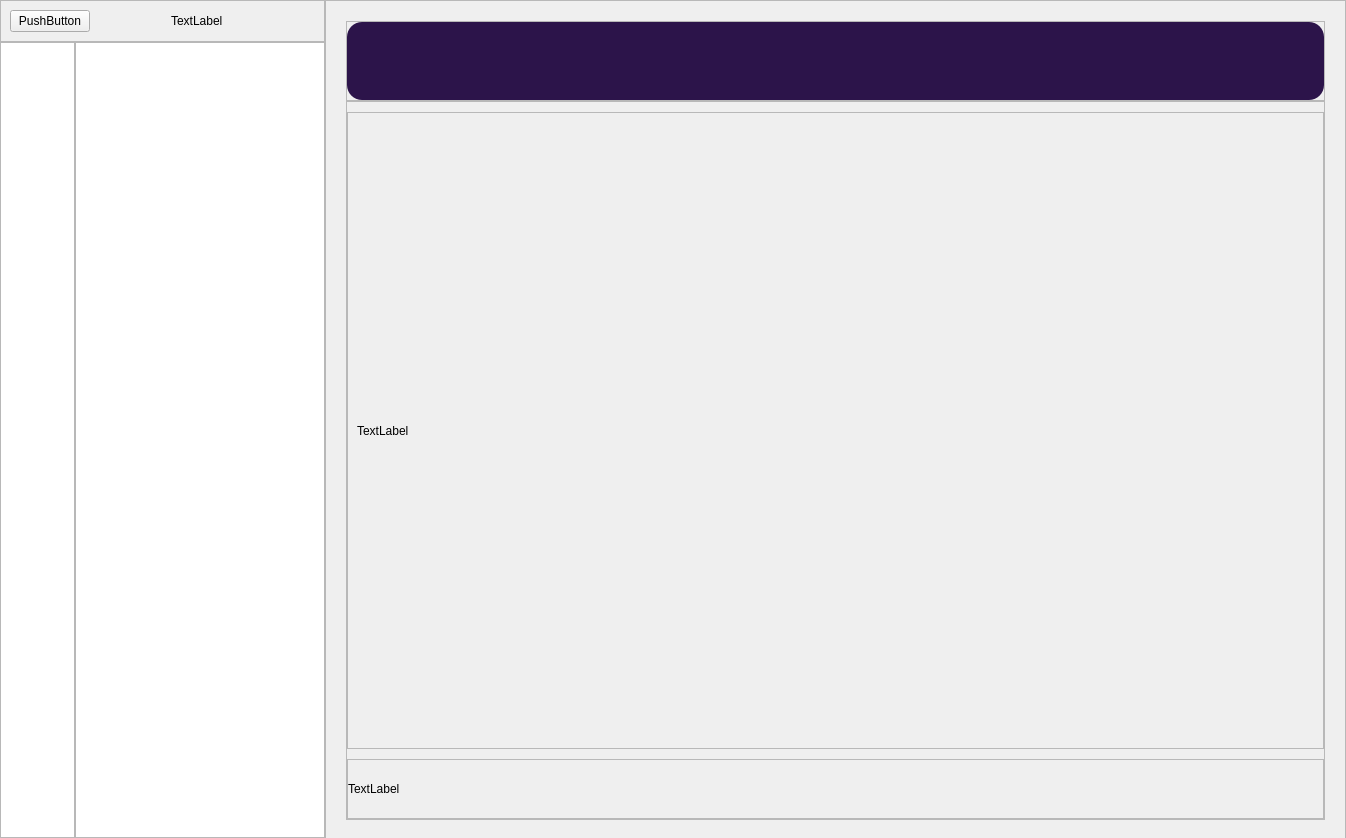
<?xml version="1.0" encoding="UTF-8"?>
<ui version="4.0">
 <class>MainWindow</class>
 <widget class="QMainWindow" name="MainWindow">
  <property name="geometry">
   <rect>
    <x>0</x>
    <y>0</y>
    <width>1346</width>
    <height>838</height>
   </rect>
  </property>
  <property name="windowTitle">
   <string>MainWindow</string>
  </property>
  <widget class="QWidget" name="centralwidget">
   <layout class="QGridLayout" name="gridLayout">
    <property name="leftMargin">
     <number>0</number>
    </property>
    <property name="topMargin">
     <number>0</number>
    </property>
    <property name="rightMargin">
     <number>0</number>
    </property>
    <property name="bottomMargin">
     <number>0</number>
    </property>
    <property name="spacing">
     <number>0</number>
    </property>
    <item row="0" column="3" rowspan="2">
     <widget class="QStackedWidget" name="pages">
      <property name="currentIndex">
       <number>1</number>
      </property>
      <widget class="QWidget" name="config_page">
       <widget class="QFrame" name="config_section_frame">
        <property name="geometry">
         <rect>
          <x>0</x>
          <y>0</y>
          <width>1021</width>
          <height>841</height>
         </rect>
        </property>
        <property name="frameShape">
         <enum>QFrame::StyledPanel</enum>
        </property>
        <property name="frameShadow">
         <enum>QFrame::Raised</enum>
        </property>
        <layout class="QVBoxLayout" name="verticalLayout">
         <property name="spacing">
          <number>0</number>
         </property>
         <property name="leftMargin">
          <number>20</number>
         </property>
         <property name="topMargin">
          <number>20</number>
         </property>
         <property name="rightMargin">
          <number>20</number>
         </property>
         <property name="bottomMargin">
          <number>20</number>
         </property>
         <item>
          <widget class="QFrame" name="config_title_frame">
           <property name="maximumSize">
            <size>
             <width>16777215</width>
             <height>80</height>
            </size>
           </property>
           <property name="frameShape">
            <enum>QFrame::StyledPanel</enum>
           </property>
           <property name="frameShadow">
            <enum>QFrame::Raised</enum>
           </property>
           <layout class="QHBoxLayout" name="horizontalLayout_3">
            <property name="spacing">
             <number>0</number>
            </property>
            <property name="leftMargin">
             <number>0</number>
            </property>
            <property name="topMargin">
             <number>0</number>
            </property>
            <property name="rightMargin">
             <number>0</number>
            </property>
            <property name="bottomMargin">
             <number>0</number>
            </property>
            <item>
             <widget class="QLabel" name="config_title">
              <property name="styleSheet">
               <string notr="true">background-color:rgb(44, 20, 74);
border-radius: 15px;</string>
              </property>
              <property name="text">
               <string/>
              </property>
             </widget>
            </item>
           </layout>
          </widget>
         </item>
         <item>
          <widget class="QFrame" name="config_body_frame">
           <property name="frameShape">
            <enum>QFrame::StyledPanel</enum>
           </property>
           <property name="frameShadow">
            <enum>QFrame::Raised</enum>
           </property>
           <layout class="QVBoxLayout" name="verticalLayout_2">
            <property name="spacing">
             <number>10</number>
            </property>
            <property name="leftMargin">
             <number>0</number>
            </property>
            <property name="topMargin">
             <number>10</number>
            </property>
            <property name="rightMargin">
             <number>0</number>
            </property>
            <property name="bottomMargin">
             <number>0</number>
            </property>
            <item>
             <widget class="QFrame" name="config_body_desc">
              <property name="maximumSize">
               <size>
                <width>16777215</width>
                <height>60</height>
               </size>
              </property>
              <property name="frameShape">
               <enum>QFrame::StyledPanel</enum>
              </property>
              <property name="frameShadow">
               <enum>QFrame::Raised</enum>
              </property>
              <layout class="QVBoxLayout" name="verticalLayout_4">
               <property name="spacing">
                <number>0</number>
               </property>
               <property name="leftMargin">
                <number>0</number>
               </property>
               <property name="topMargin">
                <number>0</number>
               </property>
               <property name="rightMargin">
                <number>0</number>
               </property>
               <property name="bottomMargin">
                <number>0</number>
               </property>
               <item>
                <widget class="QLabel" name="config_desc">
                 <property name="maximumSize">
                  <size>
                   <width>16777215</width>
                   <height>16777215</height>
                  </size>
                 </property>
                 <property name="text">
                  <string>TextLabel</string>
                 </property>
                </widget>
               </item>
              </layout>
             </widget>
            </item>
            <item>
             <widget class="QFrame" name="config_body_files">
              <property name="maximumSize">
               <size>
                <width>16777215</width>
                <height>16777215</height>
               </size>
              </property>
              <property name="frameShape">
               <enum>QFrame::StyledPanel</enum>
              </property>
              <property name="frameShadow">
               <enum>QFrame::Raised</enum>
              </property>
              <layout class="QVBoxLayout" name="verticalLayout_3">
               <item>
                <widget class="QFrame" name="cfg_frame">
                 <property name="frameShape">
                  <enum>QFrame::NoFrame</enum>
                 </property>
                 <property name="frameShadow">
                  <enum>QFrame::Raised</enum>
                 </property>
                 <layout class="QHBoxLayout" name="horizontalLayout_10">
                  <property name="spacing">
                   <number>0</number>
                  </property>
                  <property name="leftMargin">
                   <number>0</number>
                  </property>
                  <property name="topMargin">
                   <number>0</number>
                  </property>
                  <property name="rightMargin">
                   <number>0</number>
                  </property>
                  <property name="bottomMargin">
                   <number>0</number>
                  </property>
                  <item>
                   <widget class="QLabel" name="cfg_lbl">
                    <property name="font">
                     <font>
                      <pointsize>-1</pointsize>
                     </font>
                    </property>
                    <property name="styleSheet">
                     <string notr="true">font-size: 17px;</string>
                    </property>
                    <property name="text">
                     <string>Configuration File : </string>
                    </property>
                   </widget>
                  </item>
                  <item>
                   <widget class="QLineEdit" name="cfg_line">
                    <property name="font">
                     <font>
                      <pointsize>-1</pointsize>
                     </font>
                    </property>
                    <property name="styleSheet">
                     <string notr="true">padding: 5px;
font-size: 15px;
border: 1px solid rgb(52, 73, 85);
border-top-left-radius: 5px;
border-bottom-left-radius: 5px;</string>
                    </property>
                    <property name="readOnly">
                     <bool>true</bool>
                    </property>
                    <property name="placeholderText">
                     <string>Add configuration file (.cfg)</string>
                    </property>
                   </widget>
                  </item>
                  <item>
                   <widget class="QPushButton" name="cfg_browse_btn">
                    <property name="font">
                     <font>
                      <pointsize>-1</pointsize>
                     </font>
                    </property>
                    <property name="styleSheet">
                     <string notr="true">QPushButton { 
	background-color: rgb(52, 73, 85);
	color: rgb(255, 255, 255);
	font-size: 15px;
	border: none;
	border-top-right-radius: 10px;
	border-bottom-right-radius: 10px;
	padding: 7px 30px;
}

QPushButton::hover {
	background-color: rgb(74, 101, 114);
}

QPushButton::pressed {
	background-color: rgb(0, 128, 128);
}
</string>
                    </property>
                    <property name="text">
                     <string>Browse</string>
                    </property>
                    <property name="iconSize">
                     <size>
                      <width>23</width>
                      <height>23</height>
                     </size>
                    </property>
                   </widget>
                  </item>
                 </layout>
                </widget>
               </item>
               <item>
                <layout class="QHBoxLayout" name="horizontalLayout_4">
                 <item>
                  <widget class="QLabel" name="confidence_lbl">
                   <property name="font">
                    <font>
                     <pointsize>-1</pointsize>
                    </font>
                   </property>
                   <property name="styleSheet">
                    <string notr="true">font-size: 17px;</string>
                   </property>
                   <property name="text">
                    <string>Confidence Score :</string>
                   </property>
                   <property name="alignment">
                    <set>Qt::AlignRight|Qt::AlignTrailing|Qt::AlignVCenter</set>
                   </property>
                  </widget>
                 </item>
                </layout>
               </item>
              </layout>
             </widget>
            </item>
           </layout>
          </widget>
         </item>
        </layout>
       </widget>
      </widget>
      <widget class="QWidget" name="feed_page">
       <widget class="QFrame" name="feed_section_frame">
        <property name="geometry">
         <rect>
          <x>0</x>
          <y>0</y>
          <width>1021</width>
          <height>841</height>
         </rect>
        </property>
        <property name="frameShape">
         <enum>QFrame::StyledPanel</enum>
        </property>
        <property name="frameShadow">
         <enum>QFrame::Raised</enum>
        </property>
        <layout class="QVBoxLayout" name="verticalLayout_8">
         <property name="spacing">
          <number>0</number>
         </property>
         <property name="leftMargin">
          <number>20</number>
         </property>
         <property name="topMargin">
          <number>20</number>
         </property>
         <property name="rightMargin">
          <number>20</number>
         </property>
         <property name="bottomMargin">
          <number>20</number>
         </property>
         <item>
          <widget class="QFrame" name="feed_title_frame">
           <property name="maximumSize">
            <size>
             <width>16777215</width>
             <height>80</height>
            </size>
           </property>
           <property name="frameShape">
            <enum>QFrame::StyledPanel</enum>
           </property>
           <property name="frameShadow">
            <enum>QFrame::Raised</enum>
           </property>
           <layout class="QHBoxLayout" name="horizontalLayout_6">
            <property name="spacing">
             <number>0</number>
            </property>
            <property name="leftMargin">
             <number>0</number>
            </property>
            <property name="topMargin">
             <number>0</number>
            </property>
            <property name="rightMargin">
             <number>0</number>
            </property>
            <property name="bottomMargin">
             <number>0</number>
            </property>
            <item>
             <widget class="QLabel" name="feed_title">
              <property name="styleSheet">
               <string notr="true">background-color:rgb(44, 20, 74);
border-radius: 15px;</string>
              </property>
              <property name="text">
               <string/>
              </property>
             </widget>
            </item>
           </layout>
          </widget>
         </item>
         <item>
          <widget class="QFrame" name="feed_body_frame">
           <property name="frameShape">
            <enum>QFrame::StyledPanel</enum>
           </property>
           <property name="frameShadow">
            <enum>QFrame::Raised</enum>
           </property>
           <layout class="QVBoxLayout" name="verticalLayout_5">
            <property name="spacing">
             <number>10</number>
            </property>
            <property name="leftMargin">
             <number>0</number>
            </property>
            <property name="topMargin">
             <number>10</number>
            </property>
            <property name="rightMargin">
             <number>0</number>
            </property>
            <property name="bottomMargin">
             <number>0</number>
            </property>
            <item>
             <widget class="QFrame" name="feed_camera">
              <property name="maximumSize">
               <size>
                <width>16777215</width>
                <height>16777215</height>
               </size>
              </property>
              <property name="frameShape">
               <enum>QFrame::StyledPanel</enum>
              </property>
              <property name="frameShadow">
               <enum>QFrame::Raised</enum>
              </property>
              <layout class="QVBoxLayout" name="verticalLayout_7">
               <item>
                <widget class="QLabel" name="feed_label">
                 <property name="text">
                  <string>TextLabel</string>
                 </property>
                </widget>
               </item>
              </layout>
             </widget>
            </item>
            <item>
             <widget class="QFrame" name="feed_body_desc">
              <property name="maximumSize">
               <size>
                <width>16777215</width>
                <height>60</height>
               </size>
              </property>
              <property name="frameShape">
               <enum>QFrame::StyledPanel</enum>
              </property>
              <property name="frameShadow">
               <enum>QFrame::Raised</enum>
              </property>
              <layout class="QVBoxLayout" name="verticalLayout_6">
               <property name="spacing">
                <number>0</number>
               </property>
               <property name="leftMargin">
                <number>0</number>
               </property>
               <property name="topMargin">
                <number>0</number>
               </property>
               <property name="rightMargin">
                <number>0</number>
               </property>
               <property name="bottomMargin">
                <number>0</number>
               </property>
               <item>
                <widget class="QLabel" name="feed_desc">
                 <property name="maximumSize">
                  <size>
                   <width>16777215</width>
                   <height>16777215</height>
                  </size>
                 </property>
                 <property name="text">
                  <string>TextLabel</string>
                 </property>
                </widget>
               </item>
              </layout>
             </widget>
            </item>
           </layout>
          </widget>
         </item>
        </layout>
       </widget>
      </widget>
     </widget>
    </item>
    <item row="1" column="2">
     <widget class="QListWidget" name="maximizedmenu">
      <property name="minimumSize">
       <size>
        <width>0</width>
        <height>0</height>
       </size>
      </property>
      <property name="maximumSize">
       <size>
        <width>250</width>
        <height>16777215</height>
       </size>
      </property>
     </widget>
    </item>
    <item row="1" column="1">
     <widget class="QListWidget" name="minimizedmenu">
      <property name="minimumSize">
       <size>
        <width>0</width>
        <height>0</height>
       </size>
      </property>
      <property name="maximumSize">
       <size>
        <width>75</width>
        <height>16777215</height>
       </size>
      </property>
     </widget>
    </item>
    <item row="0" column="0" colspan="3">
     <widget class="QFrame" name="title_frame">
      <property name="frameShape">
       <enum>QFrame::StyledPanel</enum>
      </property>
      <property name="frameShadow">
       <enum>QFrame::Raised</enum>
      </property>
      <layout class="QHBoxLayout" name="horizontalLayout">
       <item>
        <widget class="QPushButton" name="menu_btn">
         <property name="text">
          <string>PushButton</string>
         </property>
        </widget>
       </item>
       <item>
        <widget class="QLabel" name="app_icon">
         <property name="text">
          <string/>
         </property>
        </widget>
       </item>
       <item>
        <widget class="QLabel" name="app_title">
         <property name="text">
          <string>TextLabel</string>
         </property>
        </widget>
       </item>
       <item>
        <widget class="QLabel" name="label">
         <property name="text">
          <string/>
         </property>
        </widget>
       </item>
      </layout>
     </widget>
    </item>
   </layout>
  </widget>
 </widget>
 <resources/>
 <connections/>
</ui>
